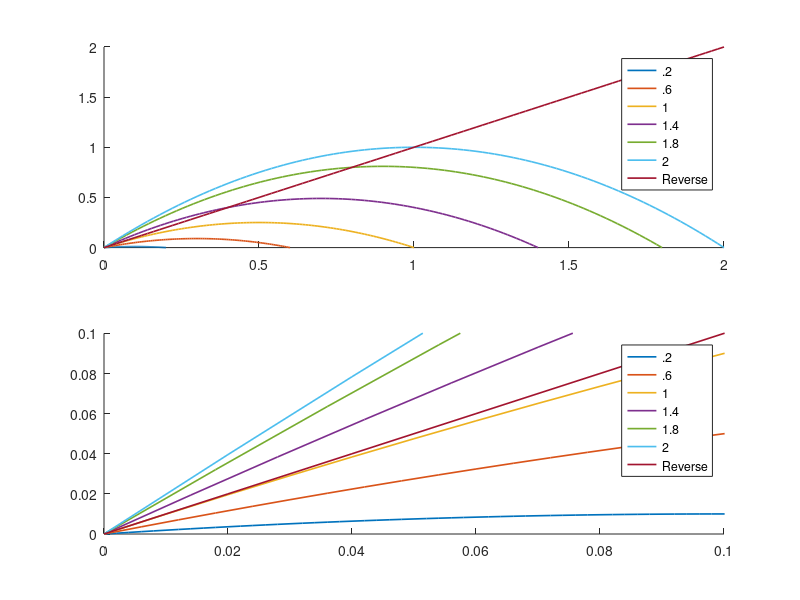
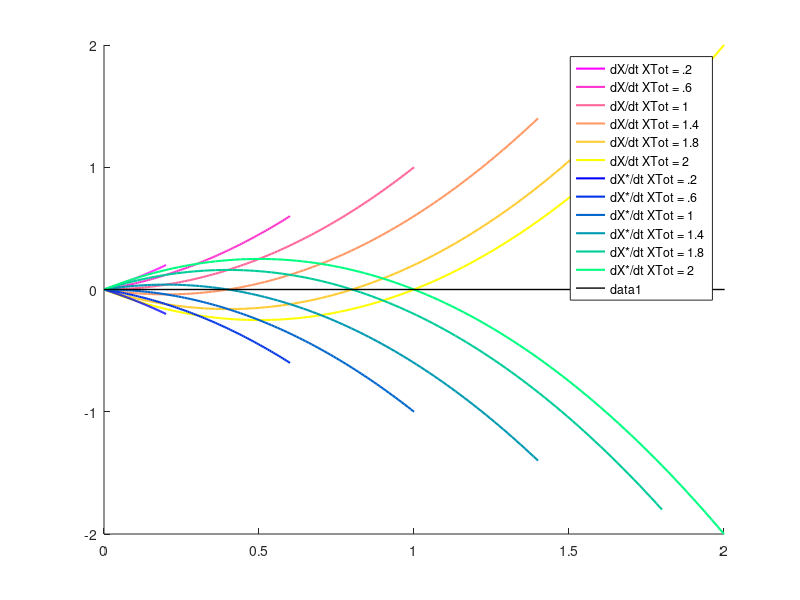

MATLAB code to generate these figures, in order: (Note: this script raises an error after producing the figures.)
%CHEME 5440 Final Exam Question 3
clear all;
close all;

%Set XTot, xS, and x for all solutions
xTot = [.2; .6; 1; 1.4; 1.8; 2];
xS = [0:.002:.2; 0:.006:.6; 0:.01:1; 0:.014:1.4; 0:.018:1.8; 0:.02:2];
x = xTot - xS;

%Calculate and plot forward/reverse rate
fwdRate = x .* xS;
rvsRate = xS;

figure(1)
subplot(2, 1, 1)
hold on
plot1a = plot(transpose(xS), transpose(fwdRate), 'LineWidth', 1.2);
plot1a(7) = plot(transpose(xS(6, :)), transpose(rvsRate(6, :)), 'LineWidth', 1.2);
legend(plot1a, ".2", ".6", "1", "1.4", "1.8", "2", "Reverse")
colors1a = lines(7);
set(plot1a, {'color'}, num2cell(colors1a, 2));

subplot(2, 1, 2)
hold on
plot1b = plot(transpose(xS), transpose(fwdRate), 'LineWidth', 1.2);
plot1b(7) = plot(transpose(xS(6, :)), transpose(rvsRate(6, :)), 'LineWidth', 1.2);
legend(plot1b, ".2", ".6", "1", "1.4", "1.8", "2", "Reverse")
set(plot1b, {'color'}, num2cell(colors1a, 2));
xlim([0 .1])
ylim([0 .1])

%Calculate acculation rate for xS and x, plot rates
dxdt = xS - x.*xS;
dxsdt = x.*xS - xS;

figure(2)
hold on
plot2 = plot(transpose(xS), transpose(dxdt), 'LineWidth', 1.5);
plot2(7:12) = plot(transpose(xS), transpose(dxsdt), 'LineWidth', 1.5);
legend(plot2, "dX/dt XTot = .2", "dX/dt XTot = .6", "dX/dt XTot = 1", "dX/dt XTot = 1.4", "dX/dt XTot = 1.8", "dX/dt XTot = 2", "dX*/dt XTot = .2", "dX*/dt XTot = .6", "dX*/dt XTot = 1", "dX*/dt XTot = 1.4", "dX*/dt XTot = 1.8", "dX*/dt XTot = 2")
plot([0 10], [0 0], 'k-', 'LineWidth', 1);
xlim([0 2])

colors2 = [spring(6); winter(6)];
set(plot2, {'color'}, num2cell(colors2, 2));

%Solve the ODE system and plot output
x0(1) = 1.999; 
x0(2) = .00001;
tspan = [0.001:20];

%options = odeset('NonNegative',1);
[t_out,x_out] = ode45(@(t,x) ODE3a1(t, x), tspan, x0);
%semilogx(t_out, x_out)
figure(3)
plot(t_out, x_out(:, 2))

%Plot steady-state values for X*
XTotal = [0, .2, .6, 1, 1.4, 1.8, 2];
ssXStar = [0, 0, 0, 0, .4, .8, 1];

figure(4)
hold on
plot(XTotal, ssXStar)




